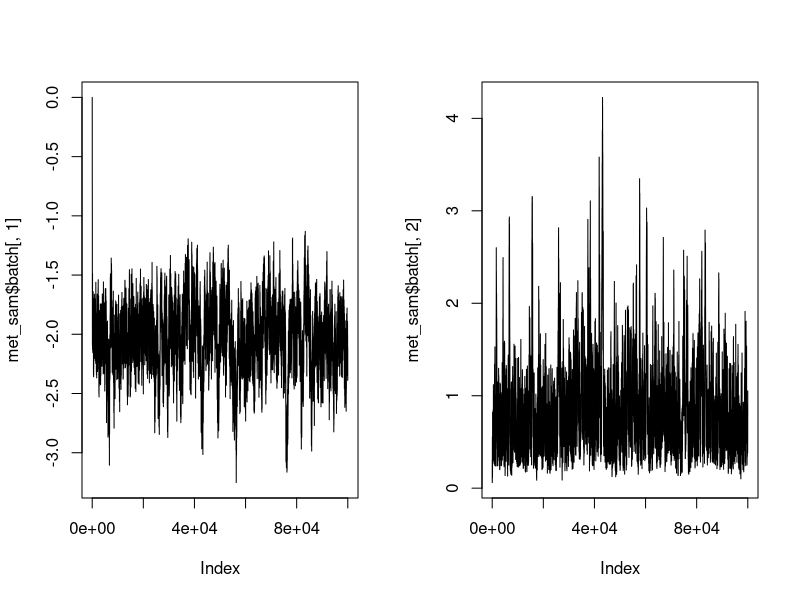
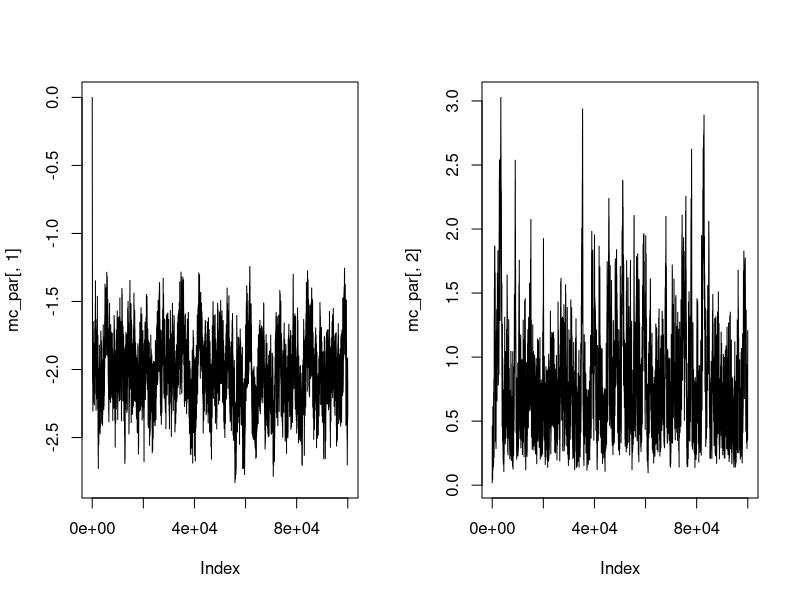
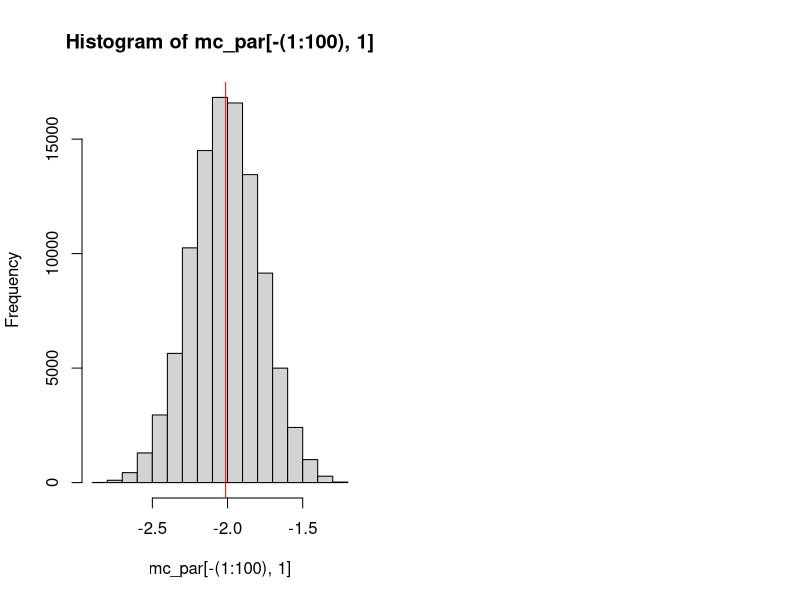

These figures' R source, in order:
## ---- chunk 1
library(lme4)
head(cbpp)
## ---- chunk 2
Y<-cbpp$incidence
N<-cbpp$size
Z<-cbpp$herd

# Distribution of Y given all terms
Lik<-function(alpha,sig2,delta){
  eta<-alpha+delta[Z]
  p<-exp(eta)/(1+exp(eta))
  return(prod(dbinom(Y,N,p)))
}

# I will call this entire thing the prior
# even though it is the prior + random effect part
prior<-function(alpha,sig2,delta){
  p1<-1/sig2
  p2<-dcauchy(alpha,location=0,scale=2.5)
  p3<-dnorm(delta,mean=0,sd=sqrt(sig2))
  return(p1*p2*prod(p3))
}
## ---- chunk 3
log_post<-function(x){
  alpha<-x[1];sig2<-x[2];delta<-x[-(1:2)]
  if(sig2>0){
    return(log(Lik(alpha,sig2,delta)*prior(alpha,sig2,delta)))
  }else{return(-Inf)}
}
## ---- chunk 4
library(mcmc)
MC_len<-100000
step<-0.1
met_sam<-metrop(log_post,c(0,.1,rep(0,times=15)),MC_len,scale=step)
par(mfrow=c(1,2))
plot(met_sam$batch[,1],type="l")
plot(met_sam$batch[,2],type="l")
## ---- chunk 5
MC_len<-100000
step<-0.1
mc_par<-matrix(nrow=MC_len,ncol=17)
mc_par[1,]<-c(0,.1,rep(0,times=15))

for(j in 2:MC_len){
  U<-runif(17,min=-step,max=step)
  xprop<-mc_par[j-1,]+U
  if(xprop[2]<0){
    mc_par[j,] = mc_par[j-1,]
  }else{
    rho<-exp(log_post(xprop)-log_post(mc_par[j-1,]))
    rho<-min(rho,1)
    if(runif(1)<rho){
      mc_par[j,]=xprop
    }else{
      mc_par[j,]=mc_par[j-1,]
    }
  }
}
## ---- chunk 6
plot(mc_par[,1],type="l")
plot(mc_par[,2],type="l")
## ---- chunk 7
hist(mc_par[-(1:100),1])
abline(v=mean(mc_par[-(1:100),1]),col="red")
glmer(cbind(incidence, size - incidence) ~ (1 | herd),data = cbpp, family = binomial)

print("Bayesian Approach: Manual")
mean(mc_par[-(1:100),1])
mean(sqrt((mc_par[-(1:100),2])))

print("Bayesian Approach: Metrop")
mean(met_sam$batch[-(1:100),1])
mean(sqrt((met_sam$batch[-(1:100),2])))
## ---- chunk 8
exp(-2.02)/(1+exp(-2.02))
## ---- chunk 9
sum(Y)/sum(N)
## ---- chunk 10
phat<-sum(Y)/sum(N)
se_phat<-sqrt(phat*(1-phat)/sum(N))

# Ignore Dependence
se_phat

# Include Dependence
p_mc<-exp(met_sam$batch[-(1:100),1])/(1+exp(met_sam$batch[-(1:100),1]))
sd(p_mc)
